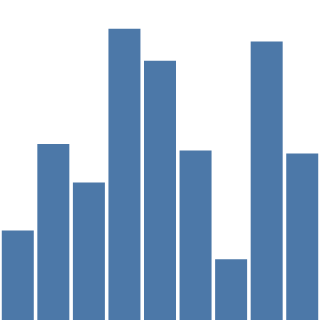

This figure's Vega-Lite source:
### Vega-Lite specification from a JSON file in a GitHub repository (floating-point values rounded to 4 significant figures)
{"$schema": "https://vega.github.io/schema/vega-lite/v2.json", "description": "A simple bar chart with embedded data.", "width": 15, "height": 15, "padding": 0, "data": {"values": [{"a": "A", "b": 28}, {"a": "B", "b": 55}, {"a": "C", "b": 43}, {"a": "D", "b": 91}, {"a": "E", "b": 81}, {"a": "F", "b": 53}, {"a": "G", "b": 19}, {"a": "H", "b": 87}, {"a": "I", "b": 52}]}, "mark": "bar", "encoding": {"x": {"field": "a", "type": "ordinal", "axis": null}, "y": {"field": "b", "type": "quantitative", "axis": null}}, "config": {"view": {"stroke": "transparent"}}}
